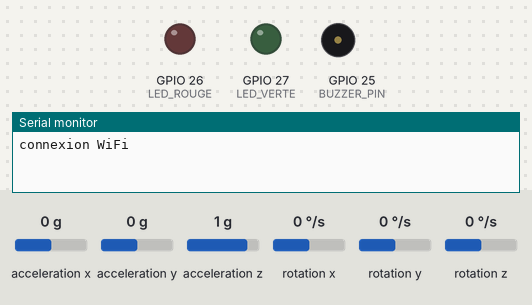
This sketch was run on a simulated ESP32. On the bench: output pins drawn as LEDs (lit = HIGH), buzzer (waves = sounding, pin HIGH), the last lines printed to the serial monitor. Wiring (from diagram.json): MPU-6050 motion sensor at I2C address 0x68. Inputs (shaded band) come from the test bench; at power-on: acceleration x 0 g, acceleration y 0 g, acceleration z 1 g, rotation x 0 °/s, rotation y 0 °/s, rotation z 0 °/s. WiFi joins after 1.5 s; servers stay silent unless stated; random numbers use the default seed unless the sketch sets one; no MQTT or app messages arrive unless stated. At 3.6 s the program puts the board to deep sleep or switches it off; the recording ends there.

Above: at 0.1 s.
At 2.6 s:
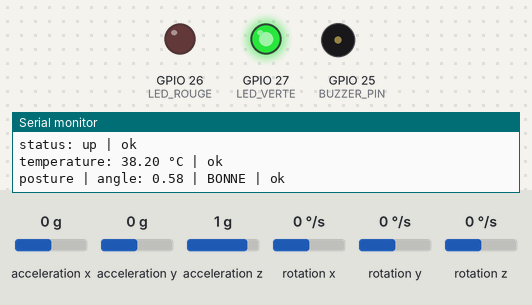
Timing chart, 0 to 3.6 s (numbered marks = the images above):
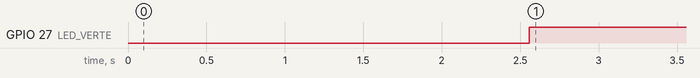

The sketch:

firmware.ino
```cpp
#include <Arduino.h>
#include <WiFi.h>
#include <PubSubClient.h>
#include <Wire.h>
#include <math.h>

const char* SSID        = "Wokwi-GUEST";
const char* PASSWORD    = "";
const char* MQTT_BROKER = "broker.hivemq.com";
const int   MQTT_PORT   = 1883;

// 3 topics hierarchises
const char* TOPIC_POSTURE = "smartposture/gilet_001/data";
const char* TOPIC_TEMP    = "smartposture/gilet_001/temperature";
const char* TOPIC_STATUS  = "smartposture/gilet_001/status";

#define LED_ROUGE  26
#define LED_VERTE  27
#define BUZZER_PIN 25
#define SDA_PIN    21
#define SCL_PIN    22
#define MPU_ADDR   0x68

// Deep Sleep 10 secondes
#define SLEEP_DURATION 10

float ax, ay, az, gx, gy, gz, angle;
int scenario  = 0;
int compteur  = 0;

WiFiClient   wifiClient;
PubSubClient mqttClient(wifiClient);

// WiFi
void connectWifi() {
  Serial.print("connexion WiFi");
  WiFi.begin(SSID, PASSWORD);
  while (WiFi.status() != WL_CONNECTED) {
    delay(500);
    Serial.print(".");
  }
  Serial.println("");
  Serial.print("connecte - IP : ");
  Serial.println(WiFi.localIP());
}

//  MQTT
void connectMQTT() {
  mqttClient.setServer(MQTT_BROKER, MQTT_PORT);
  while (!mqttClient.connected()) {
    Serial.print("connexion MQTT...");
    String clientId = "gilet_001_" + String(random(1000));
    if (mqttClient.connect(clientId.c_str())) {
      Serial.println("connecte au broker MQTT");
    } else {
      Serial.print("echec rc=");
      Serial.print(mqttClient.state());
      Serial.println(" retry 3s");
      delay(3000);
    }
  }
}

// Simulation MPU
void simulerDonnees() {
  compteur++;
  if (compteur % 20 == 0) scenario = (scenario + 1) % 3;

  if (scenario == 0) {
    ay = random(-10, 10) / 100.0;
    az = 0.98;
  } else if (scenario == 1) {
    ay = 0.49;
    az = 0.87;
  } else {
    ay = 0.87;
    az = 0.49;
  }

  ax = 0.01;
  gx = random(-50, 50) / 100.0;
  gy = random(-50, 50) / 100.0;
  gz = random(-50, 50) / 100.0;

  angle = atan2(ay, az) * (180.0 / PI);
  if (angle < 0) angle = -angle;
}

void lireMPU() {
  Wire.beginTransmission(MPU_ADDR);
  Wire.write(0x3B);
  Wire.endTransmission(false);
  Wire.requestFrom(MPU_ADDR, 14, true);

  Wire.read(); Wire.read();
  Wire.read(); Wire.read();
  Wire.read(); Wire.read();
  Wire.read(); Wire.read();
  Wire.read(); Wire.read();
  Wire.read(); Wire.read();
  Wire.read(); Wire.read();

  simulerDonnees();
}

//Simulation température
float lireTemperature() {
  // Simule entre 36.0 et 38.5 °C
  float temp = 36.0 + (random(0, 25)) / 10.0;
  return temp;
}

//LEDs + Buzzer
void gererIndicateurs(String posture) {
  if (posture == "MAUVAISE") {
    digitalWrite(LED_ROUGE, HIGH);
    digitalWrite(LED_VERTE, LOW);
    tone(BUZZER_PIN, 1000, 500);
  } else {
    digitalWrite(LED_ROUGE, LOW);
    digitalWrite(LED_VERTE, HIGH);
    noTone(BUZZER_PIN);
  }
}

//Publication MQTT
void publierPosture() {
  String posture;
  if (angle < 15.0)      posture = "BONNE";
  else if (angle < 45.0) posture = "ATTENTION";
  else                   posture = "MAUVAISE";

  gererIndicateurs(posture);

  String payload = "{";
  payload += "\"device_id\":\"gilet_001\",";
  payload += "\"ax\":"    + String(ax, 2) + ",";
  payload += "\"ay\":"    + String(ay, 2) + ",";
  payload += "\"az\":"    + String(az, 2) + ",";
  payload += "\"gx\":"    + String(gx, 2) + ",";
  payload += "\"gy\":"    + String(gy, 2) + ",";
  payload += "\"gz\":"    + String(gz, 2) + ",";
  payload += "\"angle\":" + String(angle, 1) + ",";
  payload += "\"posture\":\"" + posture + "\"";
  payload += "}";

  bool ok = mqttClient.publish(TOPIC_POSTURE, payload.c_str());
  Serial.print("posture | angle: ");
  Serial.print(angle);
  Serial.print(" | " + posture);
  Serial.println(ok ? " | ok" : " | echec");
}

void publierTemperature() {
  float temp = lireTemperature();

  String payload = "{";
  payload += "\"device_id\":\"gilet_001\",";
  payload += "\"temperature\":" + String(temp, 1);
  payload += "}";

  bool ok = mqttClient.publish(TOPIC_TEMP, payload.c_str());
  Serial.print("temperature: ");
  Serial.print(temp);
  Serial.println(ok ? " °C | ok" : " °C | echec");
}

void publierStatus() {
  String payload = "{";
  payload += "\"device_id\":\"gilet_001\",";
  payload += "\"status\":\"up\",";
  payload += "\"uptime\":" + String(millis() / 1000);
  payload += "}";

  bool ok = mqttClient.publish(TOPIC_STATUS, payload.c_str());
  Serial.println(ok ? "status: up | ok" : "status: up | echec");
}

// Setup
void setup() {
  Serial.begin(115200);
  pinMode(LED_ROUGE, OUTPUT);
  pinMode(LED_VERTE, OUTPUT);
  pinMode(BUZZER_PIN, OUTPUT);

  Wire.begin(SDA_PIN, SCL_PIN);
  Wire.beginTransmission(MPU_ADDR);
  Wire.write(0x6B);
  Wire.write(0);
  Wire.endTransmission(true);

  connectWifi();
  connectMQTT();

  Serial.println("SmartPosture demarre");

  // Publier les 3 topics
  lireMPU();
  publierStatus();
  delay(500);
  publierTemperature();
  delay(500);
  publierPosture();
  delay(1000);  // attendre que le broker transmette

  Serial.println("Deep Sleep 10s...");
  esp_sleep_enable_timer_wakeup(SLEEP_DURATION * 1000000ULL);
  esp_deep_sleep_start();
}

// Loop vide (Deep Sleep gere le cycle)
void loop() {}
```

Measured:
- by itself, GPIO 27 (LED_VERTE): LOW → HIGH at 2.6 s
